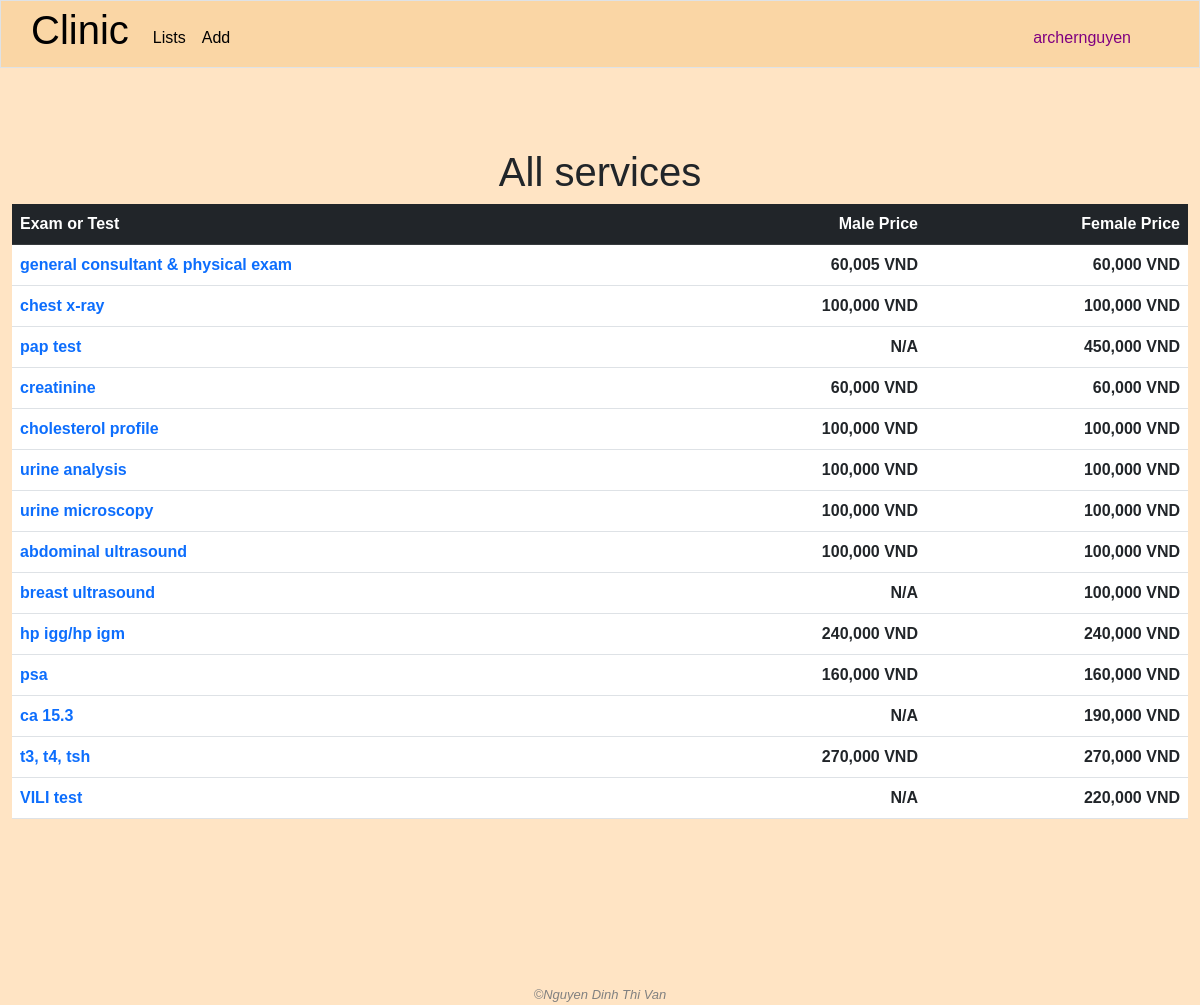
The app's page / (signed in) with its own data.
### clinic/models.py (models this page shows, shortened)
class User(AbstractUser):
    class Level(models.IntegerChoices):
        LOW = 1
        MIDDLE = 2
        TOP = 3
    management_right_level = models.IntegerField(choices=Level.choices, blank=True, null=True)

class Service(models.Model):
    name = models.CharField(max_length=255)
    benefit = models.TextField(blank=True)
    male_price = models.IntegerField(blank=True, null=True)
    female_price = models.IntegerField(blank=True, null=True)
    description = models.TextField(blank=True, null=True)
    created_by = models.ForeignKey(User, blank=True, null=True, on_delete=models.SET_NULL, related_name='add_services')
    modified_by = models.ForeignKey(User, blank=True, null=True, on_delete=models.SET_NULL, related_name='modified_services')

### clinic/views.py (the view)
# urls.py: path('', views.index, name='index'),
@login_required
def index(request):
    yay_message = request.session.get('yay_message', '')
    nay_message = request.session.get('nay_message', '')
    request.session['yay_message'] = ''
    request.session['nay_message'] = ''
    services = Service.objects.all()
    return render(request, "clinic/index.html", {
        "yay_message": yay_message,
        "nay_message": nay_message,
        "services": services
    })

### clinic/templates/clinic/index.html (shortened to what this page needs)
{% extends "clinic/layout.html" %}
{% load static %}
{% load humanize %}
{% block main %}
    <h1 class="text-center">All services</h1>
    <div class="container-fluid">
        <table class="table table-hover">
            <thead class="table-dark">
                <tr>
                    <th style="text-align: start;">Exam or Test</th>
                    <th style="text-align: end;">Male Price</th>
                    <th style="text-align: end;">Female Price</th>
                </tr>
            </thead>
            <tbody>
                {% for service in services %}
                    <tr>
                        <td>
                            <strong><a class="service-detail-link" href="{% url 'service_detail' service_id=service.id %}">{{ service.name }}</a></strong>
                        </td>
                        <td style="text-align: end;">
                            {% if service.male_price == None %}
                                <strong>N/A</strong>
                            {% else %}
                                <strong class="price" data-price="{{ service.male_price }}">{{ service.male_price|intcomma }}</strong> <strong class="price-currency">VND</strong>
                            {% endif %}
                        </td>
                        <td style="text-align: end;">
                            {% if service.female_price == None %}
                                <strong>N/A</strong>
                            {% else %}
                                <strong class="price" data-price="{{ service.female_price }}">{{ service.female_price|intcomma }}</strong> <strong class="price-currency">VND</strong>
                            {% endif %}
                        </td>
                    </tr>
                {% empty %}
                    No service
                {% endfor %}
            </tbody>
        </table>
    </div>
{% endblock %}

### clinic/templates/clinic/layout.html (shortened to what this page needs)
{% load static %}
<!DOCTYPE html>
<html lang="en">
    <head>
        <link rel="stylesheet" href="https://cdnjs.cloudflare.com/ajax/libs/font-awesome/4.7.0/css/font-awesome.min.css">
        <link rel="stylesheet" href="{% static 'clinic/bootstrap.css' %}">
        <link rel="stylesheet" href="{% static 'clinic/styles.css' %}">
    </head>
    <body>
        <nav class="navbar navbar-expand-lg navbar-custom border">
            <a class="navbar-brand" href="{% url 'index' %}"><span><h1>Clinic</h1></span></a>
            <div class="collapse navbar-collapse" id="navbar">
                <ul class="navbar-nav me-auto mt-2">
                    <li class="nav-item">
                        <div class="dropdown">
                            <button class="nav-link active" type="button" id="dropdownMenuButton3" data-bs-toggle="dropdown" aria-expanded="false">
                                Lists
                            </button>
                        </div>
                    </li>
                    {% if user.is_authenticated %}
                        <li class="nav-item" id="adding-items">
                            <div class="dropdown">
                                <button class="nav-link active" type="button" id="dropdownMenuButton1" data-bs-toggle="dropdown" aria-expanded="false">
                                    Add
                                </button>
                            </div>
                        </li>
                    {% endif %}
                </ul>
                <ul class="navbar-nav ms-auto mt-2">
                    {% if user.is_authenticated %}
                        <li class="nav-item">
                            <div class="dropdown">
                                <button class="nav-link active" style="color: purple;" type="button" id="dropdownMenuButton2" data-bs-toggle="dropdown" aria-expanded="false">
                                    {{ user.username }}
                                </button>
                            </div>
                        </li>
                    {% else %}
                        <li class="nav-item">
                            <a class="nav-link active" href="{% url 'login' %}">
                                Log in
                            </a>
                        </li>
                    {% endif %}
                </ul>
            </div>
        </nav>
        <main>{% block main %}{% endblock %}</main>
        <footer class="text-center">
            &#169;Nguyen Dinh Thi Van
        </footer>
    </body>
</html>

### clinic/static/clinic/styles.css (style rules this page uses)
body { font-family: sans-serif; }
body { color: auto; background-color: bisque; }
main { min-height: 40vh; }
footer { margin-top: 150px; font-family: sans-serif; font-size: 13px; font-style: italic; color: grey; }
.navbar-custom { padding: 0 60px 0 30px; background: #FAD6A5; margin-bottom: 30px; }
.service-detail-link { text-decoration: none; }
.container-fluid { display: flex; justify-content: center; align-items: center; }
td { padding: .5em; color: orange; }

### records on screen
User: username "archernguyen"
Service: name "general consultant & physical exam", male_price "60,005", female_price "60,000"
Service: name "chest x-ray", male_price "100,000", female_price "100,000"
Service: name "pap test", shows "N/A", female_price "450,000"
Service: name "creatinine", male_price "60,000", female_price "60,000"
Service: name "cholesterol profile", male_price "100,000", female_price "100,000"
Service: name "urine analysis", male_price "100,000", female_price "100,000"
Service: name "urine microscopy", male_price "100,000", female_price "100,000"
Service: name "abdominal ultrasound", male_price "100,000", female_price "100,000"
Service: name "breast ultrasound", shows "N/A", female_price "100,000"
Service: name "hp igg/hp igm", male_price "240,000", female_price "240,000"
Service: name "psa", male_price "160,000", female_price "160,000"
Service: name "ca 15.3", shows "N/A", female_price "190,000"
Service: name "t3, t4, tsh", male_price "270,000", female_price "270,000"
Service: name "VILI test", shows "N/A", female_price "220,000"
